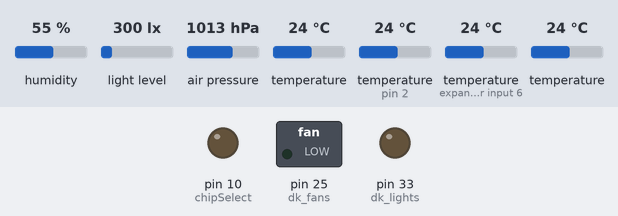
This sketch was run on a simulated Arduino Mega 2560, built with avr-gcc and run on an emulated ATmega2560. On the bench: switched loads named in the sketch (green lamp = pin HIGH), output pins drawn as LEDs (lit = HIGH). The inputs (shaded band) are chosen by the test bench; at power-on: humidity 55 %, light level 300 lx, air pressure 1013 hPa, temperature 24 °C, temperature (sensors on pin 2, expander input 6) 24 °C. The local clock reads 2024-03-15 10:24:30 at power-on unless the sketch sets it; storage starts empty; what the sketch prints to the serial monitor is not drawn.

Above: at 0.1 s.
At 1.0 s:
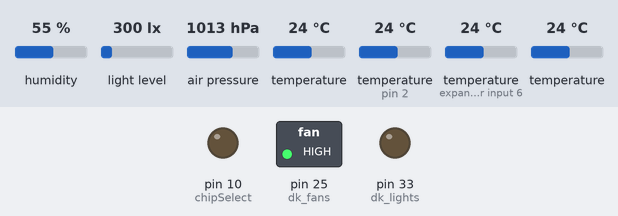
Timing chart, 0 to 2.5 s (numbered marks = the images above):
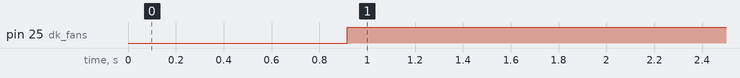

Measured:
- by itself, pin 25 (dk_fans): LOW → HIGH at 0.92 s

The sketch:

shed_20210331.ino
```cpp
const int dk_lights = 33; // this is the pin for the 12V relay that is contorlling the lights in the dog kennel.
const int dk_fans = 25; //this is the pin on the board where the relay is attached for the fans in the dog kennel
const int chipSelect = 10; // this is the CS for the data logger, which is currently not being used.
const int ONE_WIRE_BUS = 2; // this is the one wire (pin) that is used to read the all of the DS18B20 sensors (shed, outside, cricket, jango)
const int BME_SCK = 13;// this is the ____ for the BMP280 (temp, hum, baro) sensor
const int BME_MISO = 12;// this is the ____ for the BMP280 (temp, hum, baro) sensor
const int BME_MOSI = 11;// this is the ____ for the BMP280 (temp, hum, baro) sensor
const int BME_CS = 9; // this is the chip select for the BMP280 (temp, hum, baro) sensor
const unsigned long SECONDS = 1000;
const unsigned long MIN = (60*SECONDS);
/***************************************************************************************************
  TSL2591 Digital Light Sensor (this is for shutting off the light inside the dog kennel)
***************************************************************************************************/

#include <Adafruit_Sensor.h>
#include "Adafruit_TSL2591.h"
Adafruit_TSL2591 tsl = Adafruit_TSL2591(2591); // pass in a number for the sensor identifier (for your use later)
unsigned long ir;
/**********************************************************************************************/
/*Adafruit Data Shield
 *********************************************************************************************
   SD card attached to SPI bus as follows:
 ** UNO:  MOSI - pin 11, MISO - pin 12, CLK - pin 13, CS - pin 4 (CS pin can be changed)
  and pin #10 (SS) must be an output
 ** Mega:  MOSI - pin 51, MISO - pin 50, CLK - pin 52, CS - pin 4 (CS pin can be changed)
  and pin #52 (SS) must be an output
 ** Leonardo: Connect to hardware SPI via the ICSP header
     Pin 4 used here for consistency with other Arduino examples
 **On the Ethernet Shield, CS is pin 4. Note that even if it's not
   used as the CS pin, the hardware CS pin (10 on most Arduino boards,
   53 on the Mega) must be left as an output or the SD library
   functions will not work. */
#include <SPI.h>
#include <Wire.h> //This is the library that helps the Arduino with i2c
#include "SD.h" // This is the library for talking to the card
File dataFile;

//#define LOG_INTEVAL 1000 //This is how many milli seconds between the sensor readings (i woul like to figure out these features, but currently not using.
//#define ECHO_TO_SERIAL 1 //this is if i want to echo to the serial monitor (1 is on and 0 is off)
//#define redLEDpin 3 // this is for the error below. I will need to go back and change the pin.
void error(char *str)// the error function is uded if there is something bad happening (i.e. no micro SD card is installed. It will sit in the "while(1) loop forever until the issue is corrected
{
  Serial.print("error: ");
  Serial.println(str);

  // red LED indicates error
  //digitalWrite(redLEDpin, HIGH);

  while (1);
}

/*********************************************************************************************
   Time Stamp
 * ******************************************************************************************/
#include "RTClib.h" //this is the library the Arduino uses to chat with the real time clock
RTC_PCF8523 rtc; // I found a different variable (RTC_DS1307) If the time is incorrect than i want to try this

/******************************************************************************************
   Temp, Humid, Baro BMP280 (outside sensor)
 *******************************************************************************************/
#include <Adafruit_BME280.h>

#define SEALEVELPRESSURE_HPA (1013.25)

//Adafruit_BME280 bme(BME_CS); // hardware SPI
Adafruit_BME280 bme(BME_CS, BME_MOSI, BME_MISO, BME_SCK); // software SPI

/*********************************************************************************************
   Waterproof Temp Sensore DS18B20
 *********************************************************************************************/
#include <OneWire.h>
#include <DallasTemperature.h>
OneWire oneWire(ONE_WIRE_BUS); // Setup a oneWire instance to communicate with a OneWire device
DallasTemperature sensors(&oneWire); // Pass our oneWire reference to Dallas Temperature sensor

DeviceAddress shed_temp = { 0x28, 0xD6, 0xE4, 0x10, 0x4C, 0x20, 0x01, 0x80 };// this is the shed
DeviceAddress cricket_temp = { 0x28, 0x8A, 0x95, 0xF7, 0x4B, 0x20, 0x1, 0xC6 };// this is cricket
DeviceAddress outside_temp = {0x28, 0xD6, 0xE4, 0x10, 0x4C, 0x20, 0x01, 0x80 };// This is the outside sensor
DeviceAddress jango_temp = {0x28, 0xE7, 0xDF, 0xE2, 0x4B, 0x20, 0x1, 0xA2};// this is Jango


/*********************************************************************************************************************
*********************************************************************************************************************
*                               SETUP
*********************************************************************************************************************
*********************************************************************************************************************/
void setup()
{
  Serial.begin(115200);// This has to be 115200 for the DS18B20 sensors to work in series
  sensors.begin(); // this is for the DS18B20

  if (tsl.begin())
  {
    Serial.println(F("Found a TSL2591 sensor"));
  }
  else
  {
    Serial.println(F("No sensor found ... check your wiring?"));
    while (1);
  }

  //while (!Serial);   // time to get serial running
 // Serial.println(F("BME280 test"));

  unsigned status;

  // default settings
  status = bme.begin();
  // You can also pass in a Wire library object like &Wire2
  // status = bme.begin(0x76, &Wire2)
  if (!status) {
    Serial.println("Could not find a valid BME280 sensor, check wiring, address, sensor ID!");
    Serial.print("SensorID was: 0x"); Serial.println(bme.sensorID(), 16);
    Serial.print("        ID of 0xFF probably means a bad address, a BMP 180 or BMP 085\n");
    Serial.print("   ID of 0x56-0x58 represents a BMP 280,\n");
    Serial.print("        ID of 0x60 represents a BME 280.\n");
    Serial.print("        ID of 0x61 represents a BME 680.\n");
    while (1) delay(10);
  }

  Serial.print("Initializing SD card...");
  // make sure that the default chip select pin is set to
  // output, even if you don't use it:
  pinMode(chipSelect, OUTPUT);

  // see if the card is present and can be initialized:
  if (!SD.begin(chipSelect)) {
    Serial.println("SDCard failed, or not present");
    // don't do anything more:
    return ;
  }
  Serial.println("card initialized.");

  // Open up the file we're going to log to!
  char filename[] = "LOGGER00.CSV";
  for (uint8_t i = 0; i < 100; i++) {
    filename[6] = i / 10 + '0';
    filename[7] = i % 10 + '0';
    if (! SD.exists(filename)) {
      // only open a new file if it doesn't exist
      dataFile = SD.open(filename, FILE_WRITE);
      break;  // leave the loop!
    }
  }
  //dataFile = SD.open("datalog.csv", FILE_WRITE);
  if (! dataFile) {
    Serial.println("error creating file");
    // Wait forever since we cant write data
    while (1) ;
  }
  Serial.print("Logging to: ");
  Serial.println(filename);
}
/***********************************************************************
   Time Stamp
 * ********************************************************************/
void timeStamp () {
  // while (!Serial) {
  //delay(1);
  //}

  //Serial.begin(9600);
  Wire.begin(); // i added this, so lets see if it works.
  if (! rtc.begin()) {
    Serial.println("Couldn't find RTC");
    while (1);
  }

  dataFile.print("date/time"); // this is going to be the top column of the excel file, so adjust accordingly
  if (! rtc.initialized()) {
    Serial.println("RTC is NOT running!");
    // following line sets the RTC to the date & time this sketch was compiled
    rtc.adjust(DateTime(F(__DATE__), F(__TIME__)));
    // This line sets the RTC with an explicit date & time, for example to set
    // January 21, 2014 at 3am you would call:
    // rtc.adjust(DateTime(2014, 1, 21, 3, 0, 0));
  }

  DateTime now = rtc.now();

  Serial.print(now.year(), DEC);
  Serial.print('/');
  Serial.print(now.month(), DEC);
  Serial.print('/');
  Serial.print(now.day(), DEC);
  Serial.print(") ");
  Serial.print(now.hour(), DEC);
  Serial.print(':');
  Serial.print(now.minute(), DEC);
  Serial.print(':');
  Serial.println(now.second(), DEC);

  dataFile.print(now.year(), DEC);
  dataFile.print('/');
  dataFile.print(now.month(), DEC);
  dataFile.print('/');
  dataFile.print(now.day(), DEC);
  dataFile.print(") ");
  dataFile.print(",");
  dataFile.print(now.hour(), DEC);
  dataFile.print(':');
  dataFile.print(now.minute(), DEC);
  dataFile.print(':');
  dataFile.print(now.second(), DEC);
}
/**************************************************************************
    Light Sensor TSL2591
     Configures the gain and integration time if required
**************************************************************************/
void advancedRead() {
  // You can change the gain on the fly, to adapt to brighter/dimmer light situations
  //tsl.setGain(TSL2591_GAIN_LOW);    // 1x gain (bright light)
  tsl.setGain(TSL2591_GAIN_MED);      // 25x gain
  //tsl.setGain(TSL2591_GAIN_HIGH);   // 428x gain

  // Changing the integration time gives you a longer time over which to sense light
  // longer timelines are slower, but are good in very low light situtations!
  //tsl.setTiming(TSL2591_INTEGRATIONTIME_100MS);  // shortest integration time (bright light)
  // tsl.setTiming(TSL2591_INTEGRATIONTIME_200MS);
  tsl.setTiming(TSL2591_INTEGRATIONTIME_300MS);
  // tsl.setTiming(TSL2591_INTEGRATIONTIME_400MS);
  // tsl.setTiming(TSL2591_INTEGRATIONTIME_500MS);
  // tsl.setTiming(TSL2591_INTEGRATIONTIME_600MS);  // longest integration time (dim light)

  pinMode(dk_lights, OUTPUT);// This will eventually be to the relay that controls the light
  // More advanced data read example. Read 32 bits with top 16 bits IR, bottom 16 bits full spectrum
  // That way you can do whatever math and comparisons you want!
  uint32_t lum = tsl.getFullLuminosity();
  uint16_t ir, full;
  ir = lum >> 16;
  full = lum & 0xFFFF;
  Serial.print(F("Light Sensor TSL2591"));
  //Serial.print(F("[ ")); Serial.print(millis()); Serial.print(F(" ms ] ")); //this is the time in millis when the measurement was taken, but i dont need because i have the time.
  Serial.print(F("IR: ")); Serial.print(ir);  Serial.print(F("  "));
  Serial.print(F("Full: ")); Serial.print(full); Serial.print(F("  "));
  Serial.print(F("Visible: ")); Serial.print(full - ir); Serial.print(F("  "));
  Serial.print(F("Lux: ")); Serial.println(tsl.calculateLux(full, ir), 6);

  dataFile.print(",");
  dataFile.print("Light Sensor: ir full full-ir lux");
  dataFile.print(",");
  dataFile.print(ir);
  dataFile.print(",");
  dataFile.print(full);
  dataFile.print(",");
  dataFile.print(full - ir);//need to figure out what this is for.
  dataFile.print(",");
  dataFile.println(tsl.calculateLux(full, ir), 6);

  if (full < 2000) {
    digitalWrite(dk_lights, LOW);
  }
  else {
    digitalWrite(dk_lights, HIGH);
  }

}

/**************************************************************************
    Temp Hum Baro Sensor BME280 (WEATHER)
**************************************************************************/
void Temps() {

  Serial.print(" Temperature (BME280) = ");
  Serial.print(bme.readTemperature());
  Serial.print(" *C");
  Serial.print(" Pressure = ");
  Serial.print(bme.readPressure() / 100.0F);
  Serial.print(" hPa");
  Serial.print(" Approx. Altitude = ");
  Serial.print(bme.readAltitude(SEALEVELPRESSURE_HPA));
  Serial.print(" m");
  Serial.print(" Humidity = ");
  Serial.print(bme.readHumidity());
  Serial.println(" %");

  /**************************************************************************************************
     Temperatures not related to weather
   *************************************************************************************************/

  sensors.requestTemperatures(); // Send the command to get temperatures

  Serial.print("Shed Temperature: ");
  //Serial.print(sensors.getTempC(shed_temp));
  //Serial.print("(*C): ");
  Serial.print(sensors.getTempF(shed_temp));
  Serial.print("(*F): ");
  Serial.print("  Cricket Temperature: ");
  //Serial.print(sensors.getTempC(cricket_temp));
  //Serial.print("(*C): ");
  Serial.print(sensors.getTempF(cricket_temp));
  Serial.print("(*F): ");
  Serial.print("  Outside Temperature: ");
  Serial.print(sensors.getTempC(outside_temp));
  Serial.print("(*C): ");
  Serial.print(sensors.getTempF(outside_temp));
  Serial.print("(*F): ");
  Serial.print("  Jango Temperature: ");
  //Serial.print(sensors.getTempC(jango_temp));
  //Serial.print("(*C): ");
  Serial.print(sensors.getTempF(jango_temp));
  Serial.println("(*F): ");

 pinMode(dk_fans, OUTPUT);
  float dk_avg = ((sensors.getTempF(jango_temp)) + (sensors.getTempF(cricket_temp))) / 2; //this is the average temoature of the two sensors in the dog kennel in F
  float outside_avg = ((bme.readTemperature()) + ((sensors.getTempC(outside_temp)))) / 2 ; // this is the average outside temp in Celsus
  Serial.print("Dog Kennel AVG:");
  Serial.print(dk_avg);
  Serial.print("  Outside AVG:");
  Serial.print(outside_avg);


  //this is turning the fan on and off based on the temperature outside and in the kennel (outside temp is in C)
  if (outside_avg >= 21) {
    if (dk_avg > 60) {
      digitalWrite(dk_fans, HIGH);
      Serial.println("  FAN IS ON");
    }
    else if (dk_avg <= 60) {
      digitalWrite(dk_fans, LOW);
      Serial.println("  FAN IS OFF");
    }
  }
  else if (outside_avg < 21) {
    if (dk_avg >= 65) {
      digitalWrite(dk_fans, HIGH);
      Serial.println("  FAN IS ON");
    }
    else if (dk_avg < 65) {
      digitalWrite(dk_fans, LOW);
      Serial.println("  FAN IS OFF");
    }
  }
}

void loop() {

  timeStamp();
  advancedRead();
  //TempHumBaroRead();
  Temps();


  // The following line will 'save' the file to the SD card after every
  // line of data - this will use more power and slow down how much data
  // you can read but it's safer!
  // If you want to speed up the system, remove the call to flush() and it
  // will save the file only every 512 bytes - every time a sector on the
  // SD card is filled with data.
  dataFile.flush();

  delay(5*MIN);
}
```
